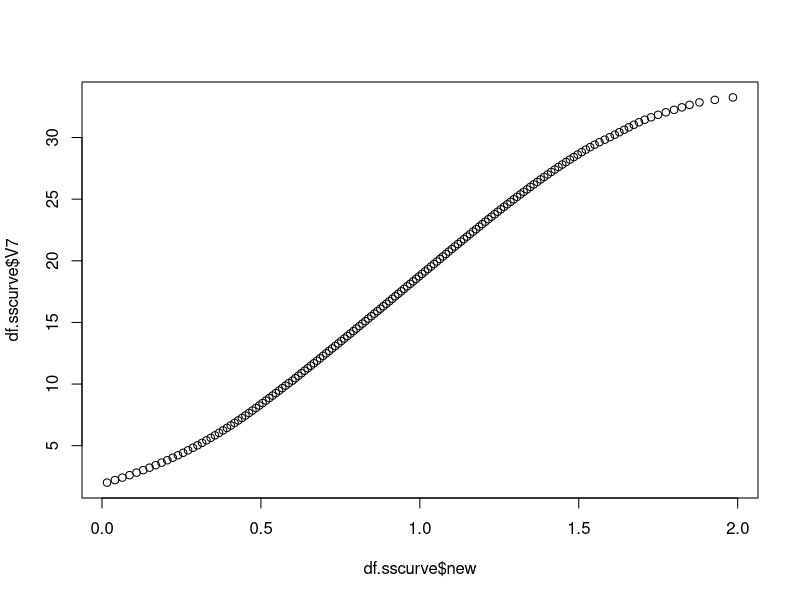

Generate this figure with R:
#Read TXT file in input directory
read.table("Input/BC50GLU_01.txt", skip = 56, header = FALSE, sep = "", fileEncoding = "UTF-16")
df <- read.table("Input/BC50GLU_01.txt", skip = 56, header = FALSE, sep = "", fileEncoding = "UTF-16")

#Identify and name(optional) the signals you want to work with
df.length <- df$V6
df.stress <- df$V7

#Normalize strain signal based on length and add to the data frame
df$new <- ((df.length - df.length[1])/df.length[1])*100

#Build a new data frame with subset values of strain > 0.
df.sscurve <- df[df$new > 0,]

plot(df.sscurve$new, df.sscurve$V7)

